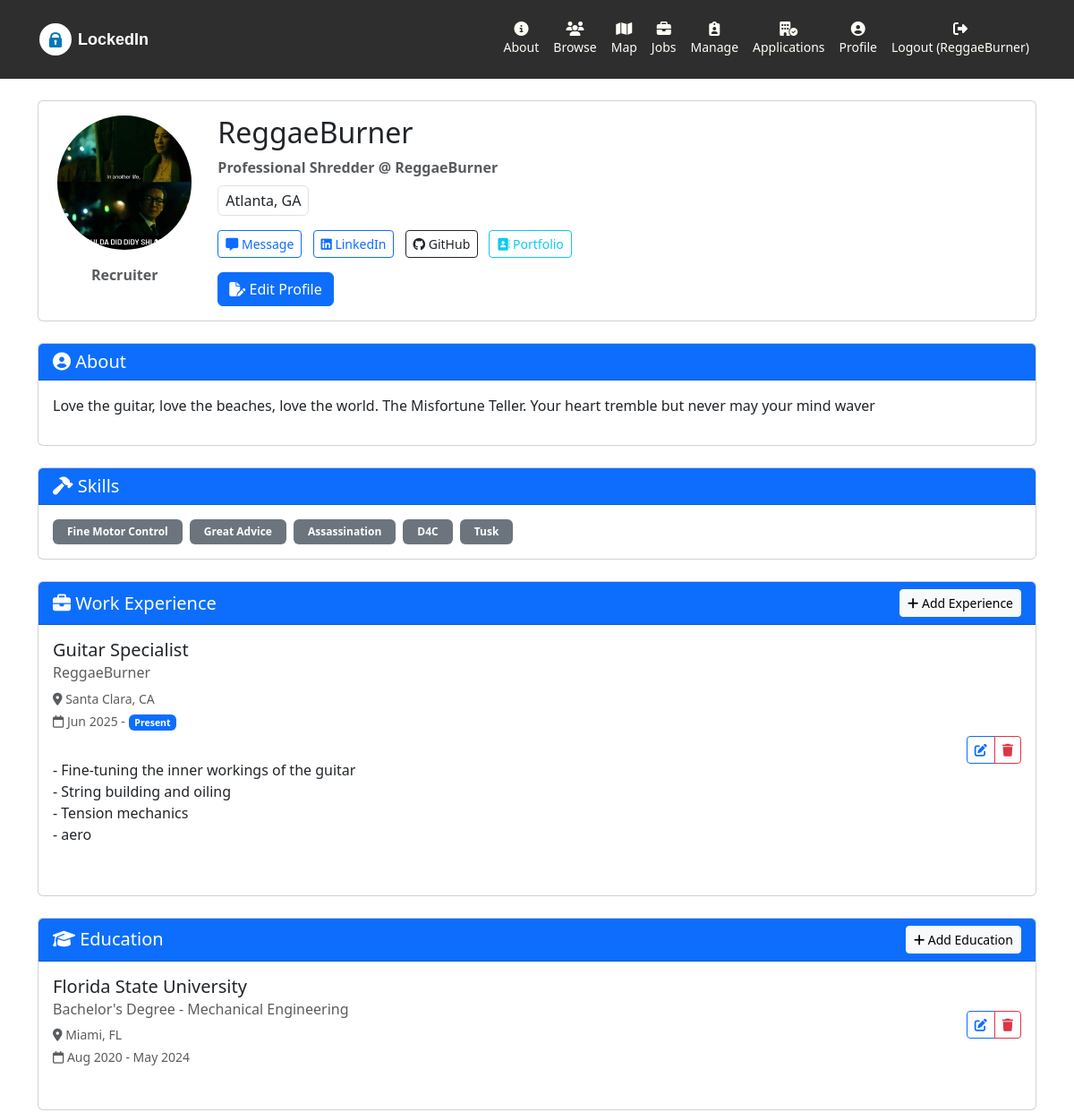
/profiles/ (signed in, upper part), run on an earlier commit of the app's database.
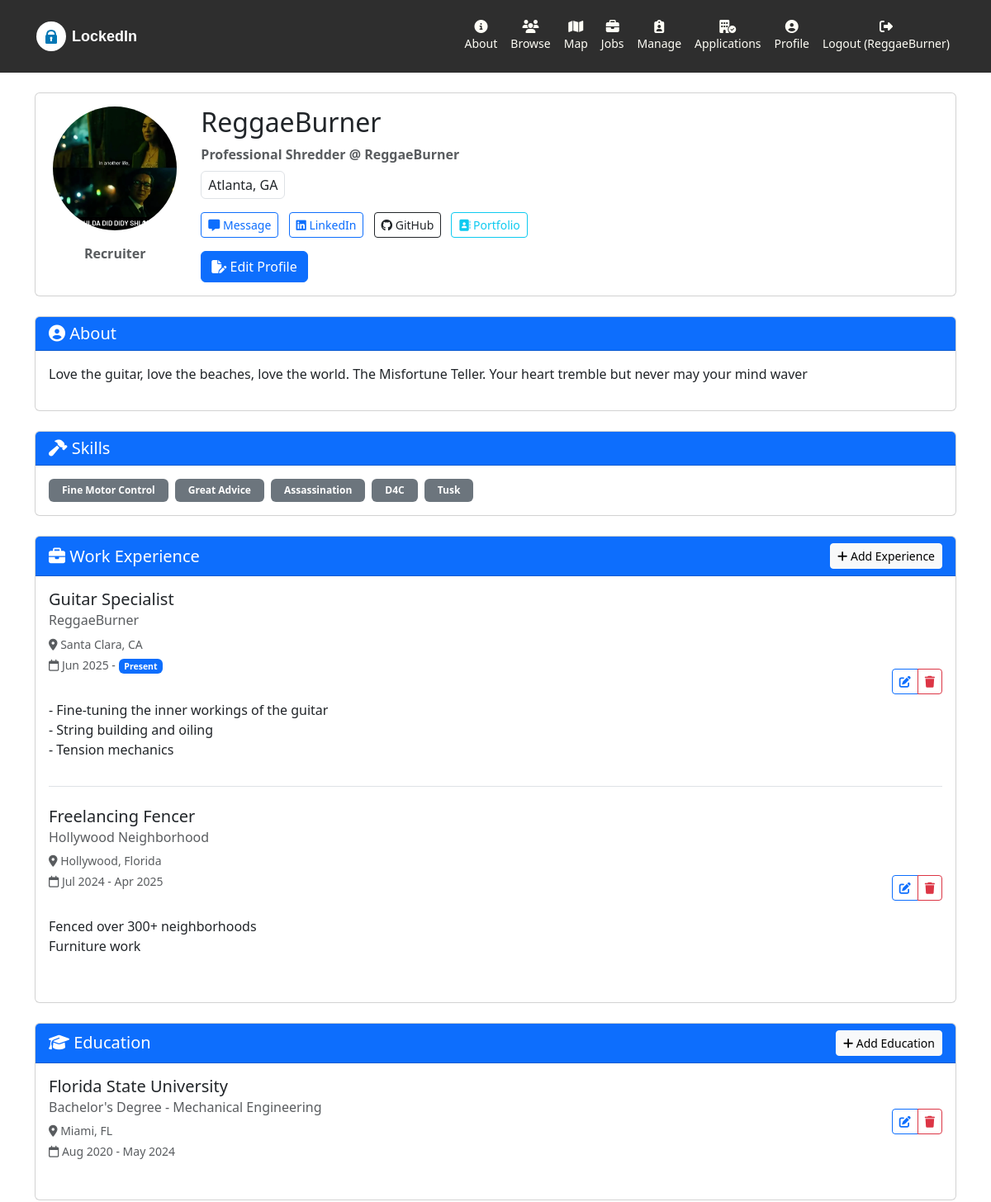
And on a later commit of the database.
### profiles/models.py (models this page shows, shortened)
class Experience(models.Model):
    profile     = models.ForeignKey(Profile, on_delete=models.CASCADE, related_name='experiences')
    start_date  = models.DateField()
    end_date    = models.DateField(blank = True, null=True)
    job         = models.CharField(max_length=150)
    location    = models.CharField(max_length=150)
    description = models.TextField()
    current_job = models.BooleanField(default=False)
    company     = models.CharField(max_length=150)
    time_created = models.DateTimeField(auto_now_add=True)
    time_updated = models.DateTimeField(auto_now=True)
    class Meta:
        ordering = ['-start_date']

class Education(models.Model):
    degrees = [
        ('high_school', 'High School'),
        ('associate', 'Associate Degree'),
        ('bachelor', 'Bachelor\'s Degree'),
        ('master', 'Master\'s Degree'),
        ('phd', 'Ph.D.'),
    ]
    profile = models.ForeignKey(Profile, on_delete=models.CASCADE, related_name='educations')
    start_date = models.DateField()
    end_date = models.DateField(blank = True, null = True)
    school_name = models.CharField(max_length=150)
    location = models.CharField(max_length=150)
    current_school = models.BooleanField(default=False)
    degree = models.CharField(max_length=50, choices=degrees)
    field_of_study = models.CharField(max_length=200, blank=True)
    time_created = models.DateTimeField(auto_now_add=True)
    time_updated = models.DateTimeField(auto_now=True)
    class Meta:
        ordering = ['-start_date']

### profiles/views.py (the view)
# urls.py: path('', views.profile_view, name='profiles.my_profile'),
@login_required
def profile_view(request, username=None):
    if username:
        user = get_object_or_404(User, username=username)
    else:
        user = request.user
    profile, created = Profile.objects.get_or_create(user=user)
    context = {
        'profile' : profile,
        'is_own_profile' : request.user == user,
        'template_data' : {'title' : f"{user.username}'s Profile"}
    }
    return render(request, 'profiles/profile_detail.html', context)

### profiles/models.py (called while the page is built)
    def get_skills_list(self):
        return [skill.strip() for skill in self.skills.split(',') if skill.strip()]

### profiles/templates/profiles/profile_detail.html (shortened to what the changed rows need)
{% extends 'base.html' %}
{% load static %}
{% block content %}
<div class="container mt-4 mb-5">
    <div class="card mb-4">
        <div class="card-body">
            <div class="row">
                <div class="col-md-8">
                    <h2>{{ profile.user.get_full_name|default:profile.user.username }}</h2>
                </div>
            </div>
        </div>
    </div>
    {% if profile.skills %}
    <div class="card mb-4">
        <div class="card-body">
            <div class="d-flex flex-wrap gap-2">
                {% for skill in profile.get_skills_list %}
                    <span class="badge bg-secondary px-3 py-2">{{ skill }}</span>
                {% endfor %}
            </div>
        </div>
    </div>
    {% endif %}
    <div class="card mb-4">
        <div class="card-body">
            {% if profile.experiences.all %}
                {% for work_exp in profile.experiences.all %}
                <div class="mb-4 {% if not forloop.last %} border-bottom pb-3{% endif %}">
                    <div class="d-flex justify-content-between align-items-center">
                        <div>
                            <h5 class="mb-1"> {{ work_exp.job }} </h5>
                            <h6 class="text-muted mb1"> {{ work_exp.company }} </h6>
                            {% if work_exp.location %}
                                <p class="text-muted small mb-1">
                                    <i class="fas fa-map-marker-alt"></i> {{ work_exp.location }}
                                </p>
                            {% endif %}
                             <p class="text-muted small mb-2">
                                <i class="far fa-calendar"></i>
                                {{ work_exp.start_date|date:"M Y" }} -
                                {% if work_exp.current_job %}
                                    <span class="badge bg-primary">Present</span>
                                {% else %}
                                    {{ work_exp.end_date|date:"M Y" }}
                                {% endif %}
                             </p>
                             <p style="white-space: pre-line;">
                                {{ work_exp.description }}
                             </p>
                        </div>
                        {% if is_own_profile %}
                            <div class="btn-group">
                                <a href="{% url 'profiles.edit_experience' work_exp.pk %}"
                                    class="btn btn-sm btn-outline-primary">
                                    <i class="fas fa-edit"></i>
                                </a>
                                <a href="{% url 'profiles.delete_experience' work_exp.pk %}"
                                    class="btn btn-sm btn-outline-danger">
                                    <i class="fas fa-trash"></i>
                                </a>
                            </div>
                        {% endif %}
                    </div>
                </div>
                {% endfor %}
            {% else %}
                <p class="text-muted">No Work Experience</p>
            {% endif %}
        </div>
    </div>
    <div class="card mb-4">
        <div class="card-body">
            {% if profile.educations.all %}
                {% for edu_exp in profile.educations.all %}
                <div class="mb-4 {% if not forloop.last %} border-bottom pb-3{% endif %}">
                    <div class="d-flex justify-content-between align-items-center">
                        <div>
                            <h5 class="mb-1"> {{ edu_exp.school_name }} </h5>
                            <h6 class="text-muted mb1"> {{ edu_exp.get_degree_display }} - {{ edu_exp.field_of_study }} </h6>
                            {% if edu_exp.location %}
                                <p class="text-muted small mb-1">
                                    <i class="fas fa-map-marker-alt"></i> {{ edu_exp.location }}
                                </p>
                            {% endif %}
                             <p class="text-muted small mb-2">
                                <i class="far fa-calendar"></i>
                                {{ edu_exp.start_date|date:"M Y" }} -
                                {% if edu_exp.current_school %}
                                    <span class="badge bg-primary">Present</span>
                                {% else %}
                                    {{ edu_exp.end_date|date:"M Y" }}
                                {% endif %}
                             </p>
                        </div>
                        {% if is_own_profile %}
                            <div class="btn-group">
                                <a href="{% url 'profiles.edit_education' edu_exp.pk %}"
                                    class="btn btn-sm btn-outline-primary">
                                    <i class="fas fa-edit"></i>
                                </a>
                                <a href="{% url 'profiles.delete_education' edu_exp.pk %}"
                                    class="btn btn-sm btn-outline-danger">
                                    <i class="fas fa-trash"></i>
                                </a>
                            </div>
                        {% endif %}
                    </div>
                </div>
                {% endfor %}
            {% else %}
                <p class="text-muted">No Education</p>
            {% endif %}
        </div>
    </div>
</div>
{% endblock content %}

What changed in the data, as far as the page shows it:
changed Experience "Guitar Specialist": description "- Fine-tuning the inner workings of the guitar - String building and oiling - Tension mechanics - aero" → "- Fine-tuning the inner workings of the guitar - String building and oiling - Tension mechanics"
added Experience: job "Freelancing Fencer", company "Hollywood Neighborhood", location "Hollywood, Florida", start_date "Jul 2024", end_date "Apr 2025", description "Fenced over 300+ neighborhoods Furniture work"
